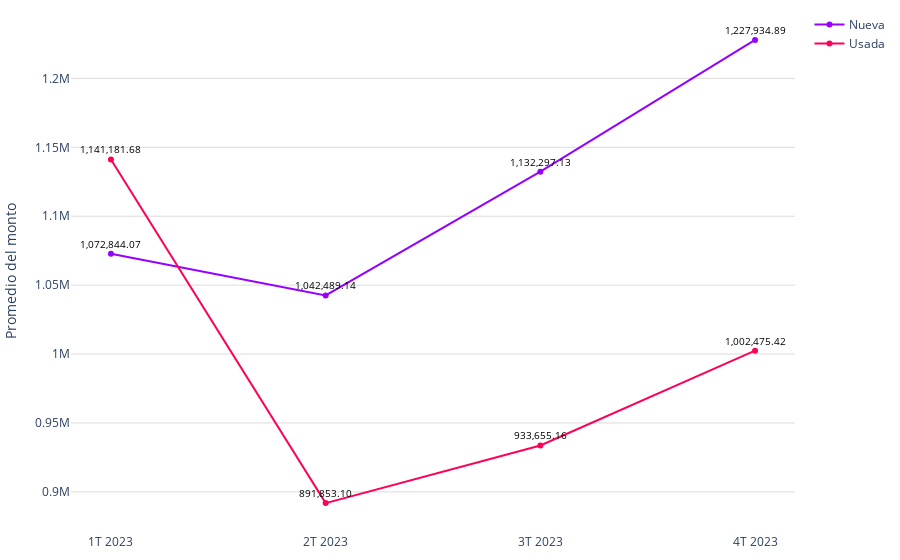

The notebook cell this image was saved under:
### Code cell
# Datos
trimestres = promedio_monto_por_modalidad_mes['trimestre']
modalidades = promedio_monto_por_modalidad_mes['modalidad']
promedios = promedio_monto_por_modalidad_mes['promedio']

# Limpiar las cadenas de promedio y convertirlas a números
promedios_limpios = [float(promedio.replace(',', '')) for promedio in promedios]

colors = ['#9500ff', '#ff0059']
fig = go.Figure()

# Agregar líneas para cada modalidad
for i, modalidad in enumerate(modalidades.unique()):
    df_modalidad = promedio_monto_por_modalidad_mes[promedio_monto_por_modalidad_mes['modalidad'] == modalidad]
    fig.add_trace(go.Scatter(
        x=df_modalidad['trimestre'],
        y=df_modalidad['promedio'].apply(lambda x: float(x.replace(',', ''))),  # Usar los promedios limpios
        mode='markers+lines',
        name=modalidad,
        line=dict(color=colors[i % len(colors)])  # Asignar colores a las líneas
    ))

fig.update_layout(
    #title='Promedio de valor de créditos para viviendas nuevas y usadas (2023)',
    #xaxis=dict(title='Trimestre'),
    yaxis=dict(title='Promedio del monto', gridcolor='#dddcda'),
    margin=dict(l=10, r=10, t=10, b=10),  # Ajusta los márgenes (left, right, top, bottom)
    plot_bgcolor='rgba(0,0,0,0)',  # Color de fondo del gráfico
)

# Agregar etiquetas de texto a los puntos
for trace in fig.data:
    df_modalidad = promedio_monto_por_modalidad_mes[promedio_monto_por_modalidad_mes['modalidad'] == trace.name]
    for i, point in enumerate(trace.y):
        fig.add_annotation(
            x=trace.x[i],
            y=point,
            text=f'{df_modalidad.iloc[i]["promedio"]}',
            showarrow=False,
            font=dict(color='black', size=10),
            yshift=10
        )

# Exportar gráfica como archivo HTML
def guardar_grafico_como_html(fig, nombre_archivo, carpeta='assets\graficas'):
    # Crear la carpeta si no existe
    if not os.path.exists(carpeta):
        os.makedirs(carpeta)
    
    # Gráfica como archivo HTML en la carpeta especificada
    pio.write_html(fig, f'{carpeta}/{nombre_archivo}.html')

guardar_grafico_como_html(fig, 'g_scatt_creditos_nuevausada_2023', carpeta='assets\graficas')
fig.show()

### Figure 1 — Plotly figure (JSON) as saved in the notebook; plotly's stock layout.template omitted (floating-point values rounded to 4 significant figures)
{"data": [{"line": {"color": "#9500ff"}, "mode": "markers+lines", "name": "Nueva", "type": "scatter", "x": ["1T 2023", "2T 2023", "3T 2023", "4T 2023"], "y": [1073000.0, 1042000.0, 1132000.0, 1228000.0]}, {"line": {"color": "#ff0059"}, "mode": "markers+lines", "name": "Usada", "type": "scatter", "x": ["1T 2023", "2T 2023", "3T 2023", "4T 2023"], "y": [1141000.0, 891900.0, 933700.0, 1002000.0]}], "layout": {"annotations": [{"font": {"color": "black", "size": 10}, "showarrow": false, "text": "1,072,844.07", "x": "1T 2023", "y": 1073000.0, "yshift": 10}, {"font": {"color": "black", "size": 10}, "showarrow": false, "text": "1,042,489.14", "x": "2T 2023", "y": 1042000.0, "yshift": 10}, {"font": {"color": "black", "size": 10}, "showarrow": false, "text": "1,132,297.13", "x": "3T 2023", "y": 1132000.0, "yshift": 10}, {"font": {"color": "black", "size": 10}, "showarrow": false, "text": "1,227,934.89", "x": "4T 2023", "y": 1228000.0, "yshift": 10}, {"font": {"color": "black", "size": 10}, "showarrow": false, "text": "1,141,181.68", "x": "1T 2023", "y": 1141000.0, "yshift": 10}, {"font": {"color": "black", "size": 10}, "showarrow": false, "text": "891,853.10", "x": "2T 2023", "y": 891900.0, "yshift": 10}, {"font": {"color": "black", "size": 10}, "showarrow": false, "text": "933,655.16", "x": "3T 2023", "y": 933700.0, "yshift": 10}, {"font": {"color": "black", "size": 10}, "showarrow": false, "text": "1,002,475.42", "x": "4T 2023", "y": 1002000.0, "yshift": 10}], "margin": {"b": 10, "l": 10, "r": 10, "t": 10}, "plot_bgcolor": "rgba(0,0,0,0)", "yaxis": {"gridcolor": "#dddcda", "title": {"text": "Promedio del monto"}}}}
